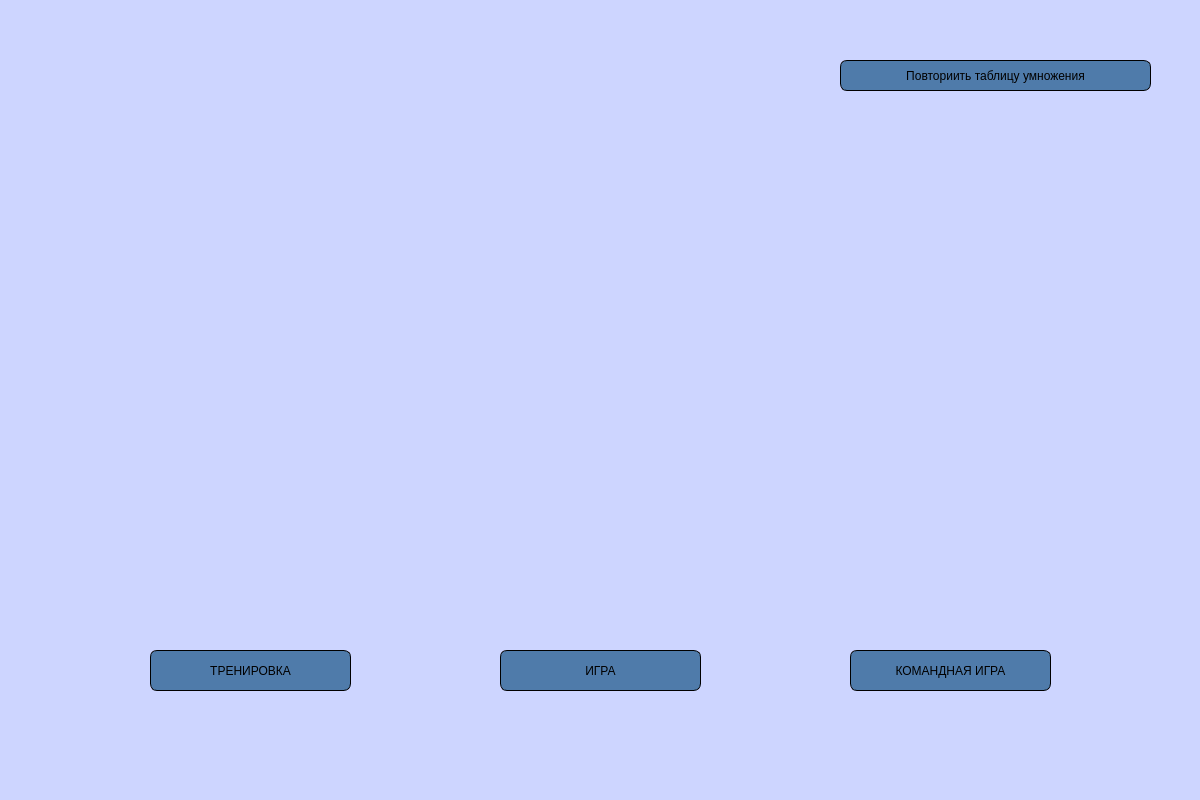
<?xml version="1.0" encoding="UTF-8"?>
<ui version="4.0">
 <class>MainWindow</class>
 <widget class="QMainWindow" name="MainWindow">
  <property name="enabled">
   <bool>true</bool>
  </property>
  <property name="geometry">
   <rect>
    <x>0</x>
    <y>0</y>
    <width>1200</width>
    <height>800</height>
   </rect>
  </property>
  <property name="sizePolicy">
   <sizepolicy hsizetype="Preferred" vsizetype="Preferred">
    <horstretch>0</horstretch>
    <verstretch>0</verstretch>
   </sizepolicy>
  </property>
  <property name="windowTitle">
   <string>MainWindow</string>
  </property>
  <property name="styleSheet">
   <string notr="true">background-color: rgb(205, 213, 255);</string>
  </property>
  <widget class="QWidget" name="centralwidget">
   <widget class="QPushButton" name="pushbutton_training">
    <property name="geometry">
     <rect>
      <x>150</x>
      <y>650</y>
      <width>201</width>
      <height>41</height>
     </rect>
    </property>
    <property name="sizePolicy">
     <sizepolicy hsizetype="Minimum" vsizetype="Fixed">
      <horstretch>5</horstretch>
      <verstretch>0</verstretch>
     </sizepolicy>
    </property>
    <property name="styleSheet">
     <string notr="true">border-style: outset; 
border-width: 1px; 
border-radius: 7px; 
border-color: black; 
padding: 4px; 
background-color: rgb(79, 123, 170);
font: 87 8pt &quot;Segoe UI Black&quot;;</string>
    </property>
    <property name="text">
     <string>ТРЕНИРОВКА</string>
    </property>
   </widget>
   <widget class="QPushButton" name="pushbutton_game">
    <property name="geometry">
     <rect>
      <x>500</x>
      <y>650</y>
      <width>201</width>
      <height>41</height>
     </rect>
    </property>
    <property name="styleSheet">
     <string notr="true">border-style: outset; 
border-width: 1px; 
border-radius: 7px; 
border-color: black; 
padding: 4px; 
background-color: rgb(79, 123, 170);
font: 87 8pt &quot;Segoe UI Black&quot;;</string>
    </property>
    <property name="text">
     <string>ИГРА</string>
    </property>
   </widget>
   <widget class="QPushButton" name="pushbutton_group_game">
    <property name="geometry">
     <rect>
      <x>850</x>
      <y>650</y>
      <width>201</width>
      <height>41</height>
     </rect>
    </property>
    <property name="styleSheet">
     <string notr="true">border-style: outset; 
border-width: 1px; 
border-radius: 7px; 
border-color: black; 
padding: 4px; 
background-color: rgb(79, 123, 170);
font: 87 8pt &quot;Segoe UI Black&quot;;</string>
    </property>
    <property name="text">
     <string>КОМАНДНАЯ ИГРА</string>
    </property>
   </widget>
   <widget class="QPushButton" name="pushButton">
    <property name="geometry">
     <rect>
      <x>840</x>
      <y>60</y>
      <width>311</width>
      <height>31</height>
     </rect>
    </property>
    <property name="styleSheet">
     <string notr="true">border-style: outset; 
border-width: 1px; 
border-radius: 7px; 
border-color: black; 
padding: 4px; 
background-color: rgb(79, 123, 170);
font: 87 8pt &quot;Segoe UI Black&quot;;</string>
    </property>
    <property name="text">
     <string>Повториить таблицу умножения</string>
    </property>
   </widget>
  </widget>
  <widget class="QMenuBar" name="menubar">
   <property name="geometry">
    <rect>
     <x>0</x>
     <y>0</y>
     <width>1200</width>
     <height>18</height>
    </rect>
   </property>
  </widget>
  <widget class="QStatusBar" name="statusbar"/>
 </widget>
 <resources/>
 <connections/>
</ui>
